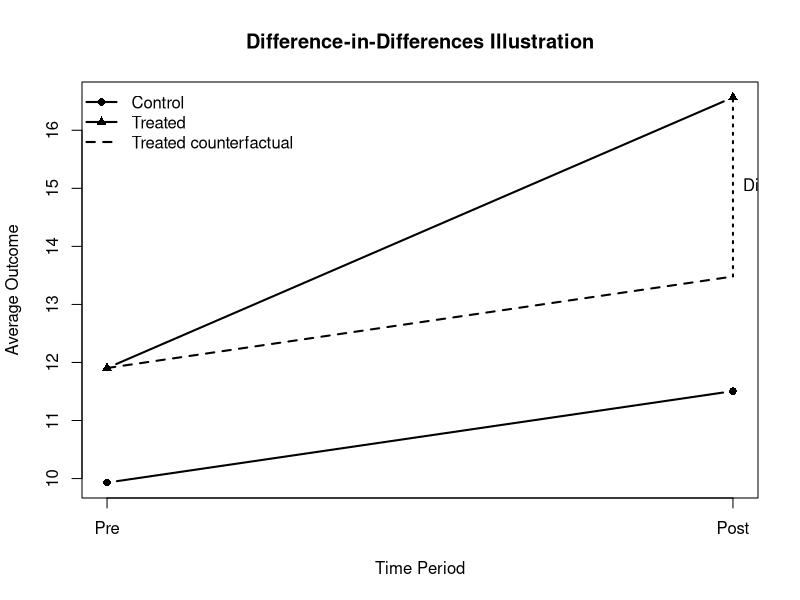
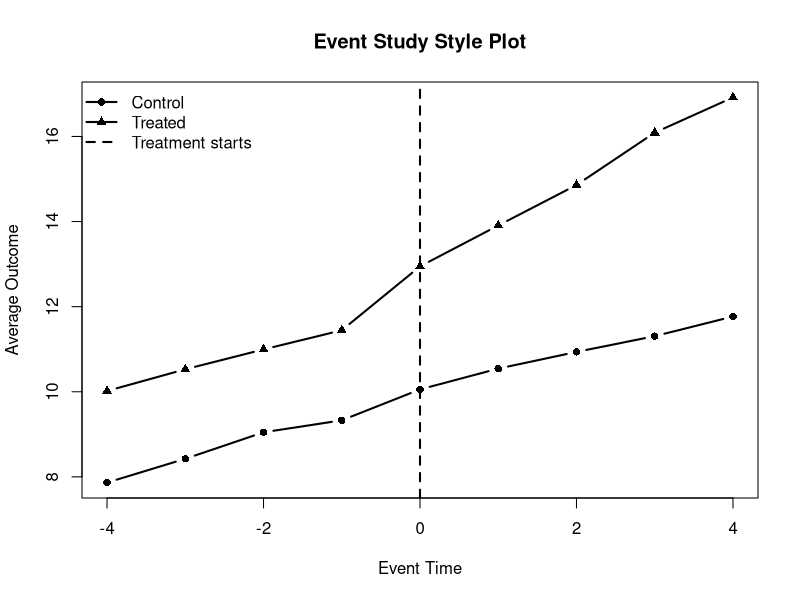
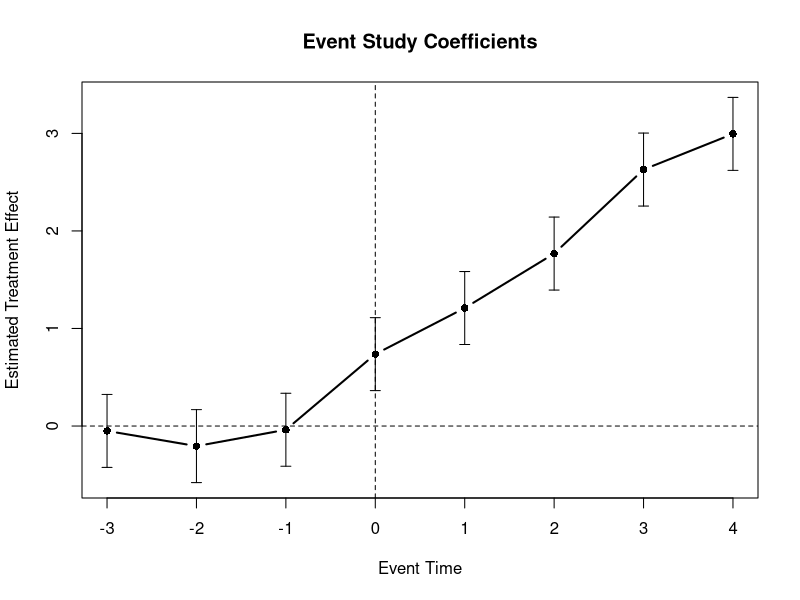

Reproduce these figures in R, in order.
## ---- chunk 1
# MA677 Final Project


set.seed(677)

# ------------------------------------------------------------
# 1. Create folders
# ------------------------------------------------------------

if (!dir.exists("data")) {
  dir.create("data")
}

if (!dir.exists("figures")) {
  dir.create("figures")
}

if (!dir.exists("output")) {
  dir.create("output")
}


# ------------------------------------------------------------
# 2. Simulate simple 2x2 DiD data
# ------------------------------------------------------------

n_per_group <- 100
time_periods <- c(0, 1)

data <- expand.grid(
  id = 1:(2 * n_per_group),
  post = time_periods
)

# First 100 units are control, next 100 are treated
data$treat <- ifelse(data$id > n_per_group, 1, 0)

# True treatment effect
true_effect <- 3

# Outcome model:
# baseline = 10
# treated baseline difference = 2
# common post-period time trend = 1.5
# treatment effect = 3 for treated units in post period
data$y <- 10 +
  2 * data$treat +
  1.5 * data$post +
  true_effect * (data$treat * data$post) +
  rnorm(nrow(data), mean = 0, sd = 1)

write.csv(data, "data/simulated_did_data.csv", row.names = FALSE)


# ------------------------------------------------------------
# 3. Compute simple 2x2 DiD estimate
# ------------------------------------------------------------

mean_table <- aggregate(
  y ~ treat + post,
  data = data,
  FUN = mean
)

print(mean_table)

control_pre  <- mean_table$y[mean_table$treat == 0 & mean_table$post == 0]
control_post <- mean_table$y[mean_table$treat == 0 & mean_table$post == 1]
treated_pre  <- mean_table$y[mean_table$treat == 1 & mean_table$post == 0]
treated_post <- mean_table$y[mean_table$treat == 1 & mean_table$post == 1]

did_estimate <- (treated_post - treated_pre) - (control_post - control_pre)

cat("\nSimple 2x2 DiD estimate:", did_estimate, "\n")
cat("True treatment effect:", true_effect, "\n")


# ------------------------------------------------------------
# 4. Estimate DiD regression
# ------------------------------------------------------------

did_model <- lm(y ~ treat + post + treat:post, data = data)

summary(did_model)

did_regression_estimate <- coef(did_model)["treat:post"]

cat("\nRegression DiD estimate:", did_regression_estimate, "\n")


# Save regression output
sink("output/did_regression_output.txt")
cat("Simple 2x2 DiD estimate:", did_estimate, "\n")
cat("True treatment effect:", true_effect, "\n\n")
print(mean_table)
cat("\n")
print(summary(did_model))
sink()


# ------------------------------------------------------------
# 5. Plot simple DiD trends
# ------------------------------------------------------------

group_means <- mean_table
group_means$group <- ifelse(group_means$treat == 1, "Treated", "Control")
group_means$period <- ifelse(group_means$post == 1, "Post", "Pre")

png("figures/did_trends.png", width = 900, height = 650)

plot(
  group_means$post[group_means$treat == 0],
  group_means$y[group_means$treat == 0],
  type = "b",
  pch = 16,
  lwd = 2,
  ylim = range(group_means$y),
  xaxt = "n",
  xlab = "Time Period",
  ylab = "Average Outcome",
  main = "Difference-in-Differences Illustration"
)

axis(1, at = c(0, 1), labels = c("Pre", "Post"))

lines(
  group_means$post[group_means$treat == 1],
  group_means$y[group_means$treat == 1],
  type = "b",
  pch = 17,
  lwd = 2
)

# Counterfactual treated trend based on control group's time trend
counterfactual_treated_post <- treated_pre + (control_post - control_pre)

segments(
  x0 = 0,
  y0 = treated_pre,
  x1 = 1,
  y1 = counterfactual_treated_post,
  lty = 2,
  lwd = 2
)

segments(
  x0 = 1,
  y0 = counterfactual_treated_post,
  x1 = 1,
  y1 = treated_post,
  lty = 3,
  lwd = 2
)

text(
  x = 1,
  y = (counterfactual_treated_post + treated_post) / 2,
  labels = "DiD effect",
  pos = 4
)

legend(
  "topleft",
  legend = c("Control", "Treated", "Treated counterfactual"),
  pch = c(16, 17, NA),
  lty = c(1, 1, 2),
  lwd = c(2, 2, 2),
  bty = "n"
)

dev.off()


# ------------------------------------------------------------
# 6. Simulate event-study style data
# ------------------------------------------------------------

set.seed(678)

n_units <- 200
time_points <- -4:4

event_data <- expand.grid(
  id = 1:n_units,
  event_time = time_points
)

event_data$treat <- ifelse(event_data$id > n_units / 2, 1, 0)

# Treatment begins at event_time = 0
event_data$post <- ifelse(event_data$event_time >= 0, 1, 0)

# Dynamic treatment effect:
# zero before treatment, positive after treatment
event_data$treatment_effect <- ifelse(
  event_data$treat == 1 & event_data$event_time >= 0,
  1 + 0.5 * event_data$event_time,
  0
)

# Outcome:
# common time trend + treated baseline difference + treatment effect
event_data$y <- 10 +
  2 * event_data$treat +
  0.5 * event_data$event_time +
  event_data$treatment_effect +
  rnorm(nrow(event_data), mean = 0, sd = 1)

write.csv(event_data, "data/simulated_event_study_data.csv", row.names = FALSE)


# ------------------------------------------------------------
# 7. Estimate event-study style regression
# ------------------------------------------------------------

event_data$event_time_factor <- factor(event_data$event_time)

event_model <- lm(
  y ~ treat + event_time_factor + treat:event_time_factor,
  data = event_data
)

summary(event_model)

sink("output/event_study_regression_output.txt")
print(summary(event_model))
sink()


# ------------------------------------------------------------
# 8. Plot event-study style group means
# ------------------------------------------------------------

event_means <- aggregate(
  y ~ treat + event_time,
  data = event_data,
  FUN = mean
)

png("figures/event_study_group_trends.png", width = 900, height = 650)

plot(
  event_means$event_time[event_means$treat == 0],
  event_means$y[event_means$treat == 0],
  type = "b",
  pch = 16,
  lwd = 2,
  ylim = range(event_means$y),
  xlab = "Event Time",
  ylab = "Average Outcome",
  main = "Event Study Style Plot"
)

lines(
  event_means$event_time[event_means$treat == 1],
  event_means$y[event_means$treat == 1],
  type = "b",
  pch = 17,
  lwd = 2
)

abline(v = 0, lty = 2, lwd = 2)

legend(
  "topleft",
  legend = c("Control", "Treated", "Treatment starts"),
  pch = c(16, 17, NA),
  lty = c(1, 1, 2),
  lwd = c(2, 2, 2),
  bty = "n"
)

dev.off()


# ------------------------------------------------------------
# 9. Extract event-study interaction coefficients
# ------------------------------------------------------------

coef_table <- summary(event_model)$coefficients

interaction_rows <- grepl("treat:event_time_factor", rownames(coef_table))

event_coef <- data.frame(
  term = rownames(coef_table)[interaction_rows],
  estimate = coef_table[interaction_rows, "Estimate"],
  std_error = coef_table[interaction_rows, "Std. Error"],
  p_value = coef_table[interaction_rows, "Pr(>|t|)"]
)

# Extract event time from term names
event_coef$event_time <- as.numeric(
  gsub("treat:event_time_factor", "", event_coef$term)
)

write.csv(event_coef, "output/event_study_coefficients.csv", row.names = FALSE)

print(event_coef)


# ------------------------------------------------------------
# 10. Plot event-study coefficients
# ------------------------------------------------------------

png("figures/event_study_coefficients.png", width = 900, height = 650)

plot(
  event_coef$event_time,
  event_coef$estimate,
  type = "b",
  pch = 16,
  lwd = 2,
  ylim = range(
    event_coef$estimate - 1.96 * event_coef$std_error,
    event_coef$estimate + 1.96 * event_coef$std_error
  ),
  xlab = "Event Time",
  ylab = "Estimated Treatment Effect",
  main = "Event Study Coefficients"
)

arrows(
  x0 = event_coef$event_time,
  y0 = event_coef$estimate - 1.96 * event_coef$std_error,
  x1 = event_coef$event_time,
  y1 = event_coef$estimate + 1.96 * event_coef$std_error,
  angle = 90,
  code = 3,
  length = 0.05
)

abline(h = 0, lty = 2)
abline(v = 0, lty = 2)

dev.off()


# ------------------------------------------------------------
# 11. Final printed summary
# ------------------------------------------------------------

cat("\n========================================\n")
cat("Project outputs created successfully.\n")
cat("========================================\n")
cat("Data files:\n")
cat("- data/simulated_did_data.csv\n")
cat("- data/simulated_event_study_data.csv\n\n")
cat("Figures:\n")
cat("- figures/did_trends.png\n")
cat("- figures/event_study_group_trends.png\n")
cat("- figures/event_study_coefficients.png\n\n")
cat("Regression outputs:\n")
cat("- output/did_regression_output.txt\n")
cat("- output/event_study_regression_output.txt\n")
cat("- output/event_study_coefficients.csv\n")
cat("========================================\n")
